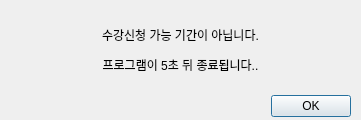
<?xml version="1.0" encoding="UTF-8"?>
<ui version="4.0">
 <class>Dialog</class>
 <widget class="QDialog" name="Dialog">
  <property name="geometry">
   <rect>
    <x>0</x>
    <y>0</y>
    <width>361</width>
    <height>120</height>
   </rect>
  </property>
  <property name="windowTitle">
   <string>Dialog</string>
  </property>
  <widget class="QDialogButtonBox" name="buttonBox">
   <property name="geometry">
    <rect>
     <x>10</x>
     <y>90</y>
     <width>341</width>
     <height>32</height>
    </rect>
   </property>
   <property name="orientation">
    <enum>Qt::Horizontal</enum>
   </property>
   <property name="standardButtons">
    <set>QDialogButtonBox::Ok</set>
   </property>
  </widget>
  <widget class="QLabel" name="label">
   <property name="geometry">
    <rect>
     <x>10</x>
     <y>10</y>
     <width>341</width>
     <height>81</height>
    </rect>
   </property>
   <property name="text">
    <string>&lt;html&gt;&lt;head/&gt;&lt;body&gt;&lt;p align=&quot;center&quot;&gt;수강신청 가능 기간이 아닙니다.&lt;/p&gt;&lt;p align=&quot;center&quot;&gt;프로그램이 5초 뒤 종료됩니다..&lt;/p&gt;&lt;/body&gt;&lt;/html&gt;</string>
   </property>
  </widget>
 </widget>
 <resources/>
 <connections>
  <connection>
   <sender>buttonBox</sender>
   <signal>accepted()</signal>
   <receiver>Dialog</receiver>
   <slot>accept()</slot>
   <hints>
    <hint type="sourcelabel">
     <x>248</x>
     <y>254</y>
    </hint>
    <hint type="destinationlabel">
     <x>157</x>
     <y>274</y>
    </hint>
   </hints>
  </connection>
  <connection>
   <sender>buttonBox</sender>
   <signal>rejected()</signal>
   <receiver>Dialog</receiver>
   <slot>reject()</slot>
   <hints>
    <hint type="sourcelabel">
     <x>316</x>
     <y>260</y>
    </hint>
    <hint type="destinationlabel">
     <x>286</x>
     <y>274</y>
    </hint>
   </hints>
  </connection>
 </connections>
</ui>
